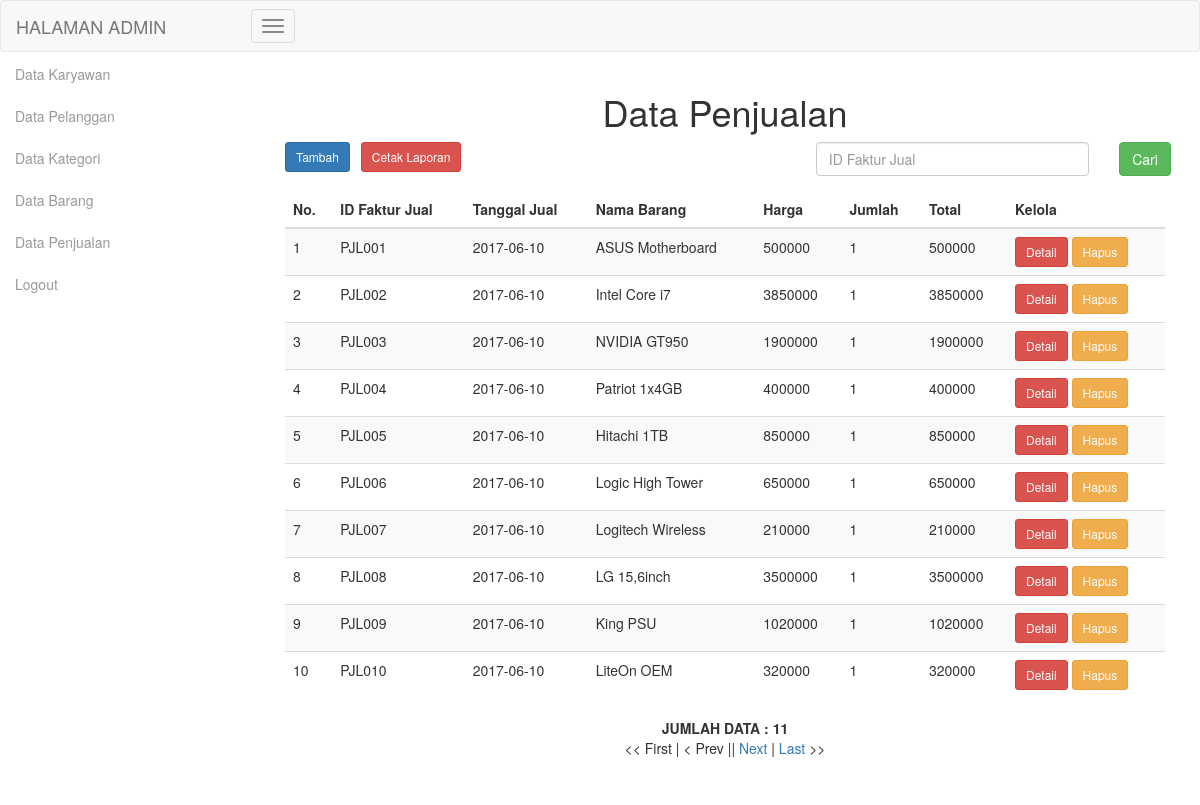
The page /admin/index.php?page=penjualan_tampil (signed in) on the database its author committed.
### tables this page shows
CREATE TABLE IF NOT EXISTS `penjualan` (
  `id_faktur_jual` varchar(15) NOT NULL,
  `tanggal_jual` date DEFAULT NULL,
  `id_karyawan` varchar(15) DEFAULT NULL,
  `id_pelanggan` varchar(15) DEFAULT NULL,
  `id_barang` varchar(15) DEFAULT NULL,
  `harga` decimal(10,0) DEFAULT NULL,
  `jumlah` int(11) DEFAULT NULL,
  `total` decimal(10,0) DEFAULT NULL
);

CREATE TABLE IF NOT EXISTS `barang` (
  `id_barang` varchar(15) NOT NULL DEFAULT '',
  `id_kategori` varchar(15) DEFAULT NULL,
  `nama_barang` varchar(100) DEFAULT NULL,
  `harga` decimal(10,0) DEFAULT NULL,
  `stok` int(11) DEFAULT NULL,
  `foto` text,
  `tanggal_ubah` date DEFAULT NULL,
  `keterangan_barang` varchar(100) DEFAULT NULL
);

### admin/penjualan_tampil.php (the view, shortened to what this page needs)
<!doctype html>
<html lang="id">
	<head>
	</head>
	<body>
		<div class="col-sm-12">
			<h1 style="text-align: center;">Data Penjualan</h1>
			<form class="form-horizontal" name="frmCari" method="post">
				<div class="form-group">
					<div class="col-sm-1">
						<a href="?page=penjualan_tambah" class="btn btn-primary btn-sm">Tambah</a>
					</div>
					<div class="col-sm-3">
						<a href="penjualan_laporan.php" class="btn btn-danger btn-sm" target="_blank">Cetak Laporan</a>
					</div>
					<div class="col-sm-3">
					</div>
					<div class="col-sm-4">
						<input type="text" class="form-control" name="txtCari" placeholder="ID Faktur Jual"/>
					</div>
					<div class="col-sm-1">
						<button type="submit" class="btn btn-success" name="btnCari">Cari</button>
					</div>
				</div>
			</form>
			<div class="table-responsive">
				<table class="table table-striped">
					<thead>
						<tr>
							<th>No.</th>
							<th>ID Faktur Jual</th>
							<th>Tanggal Jual</th>
							<th>Nama Barang</th>
							<th>Harga</th>
							<th>Jumlah</th>
							<th>Total</th>
							<th>Kelola</th>
						</tr>
					</thead>
					<tbody>
						<?php
							$batas = 10;
							if (isset($_GET['hal'])) {
								$hal = ($_GET['hal']);
								$posisi = ($hal-1) *$batas;
							}else{
								$posisi = 0;
								$hal =  1;
							}
							if (isset($_POST['btnCari'])) {
								$sql = mysql_query("SELECT * FROM penjualan WHERE id_faktur_jual LIKE '%".$_POST['txtCari']."%' ORDER BY id_faktur_jual LIMIT $posisi,$batas") or die(mysql_error());
							}else{
								$sql = mysql_query("SELECT * FROM penjualan,karyawan,pelanggan,barang WHERE penjualan.id_karyawan=karyawan.id_karyawan AND penjualan.id_pelanggan=pelanggan.id_pelanggan AND penjualan.id_barang=barang.id_barang ORDER BY id_faktur_jual LIMIT $posisi,$batas") or die (mysql_error());
							}
							$no=1;
							while ($data = mysql_fetch_array($sql)) {
						?>
						<tr>
							<td><?php echo $no; ?></td>
							<td><?php echo $data['id_faktur_jual']; ?></td>
							<td><?php echo $data['tanggal_jual']; ?></td>
							<td><?php echo $data['nama_barang']; ?></td>
							<td><?php echo $data['harga']; ?></td>
							<td><?php echo $data['jumlah']; ?></td>
							<td><?php echo $data['total']; ?></td>
							<td>
								<a href="?page=penjualan_detail&id=<?php echo $data['id_faktur_jual'];?>" class="btn btn-danger btn-sm">Detail</a>
								<a href="?page=penjualan_hapus&id=<?php echo $data['id_faktur_jual']; ?>"
								onclick="return confirm('Hapus data ?');" class="btn btn-warning btn-sm">Hapus</a>
							</td>
						</tr>
							<?php
								$no++;
								}
								$sql2 = mysql_query("SELECT * FROM penjualan") or die (mysql_error());
								$jumlahdata = mysql_num_rows($sql2);
							?>
					</tbody>
				</table>
				<center> <b>JUMLAH DATA : <?php echo $jumlahdata ?></b></center>
				<?php
					$jmlhal = ceil($jumlahdata/$batas);
					$url = "?page=penjualan_tampil";
					echo "<center>";
					if ($hal>1) {
						$previous=$hal-1;
						echo " << <a href=$url&hal=1>First</a> | <a href=$url&hal=$previous>Prev</a> | ";
					} else {
						echo "<< First | < Prev |";
					}
					if ($hal < $jmlhal) {
						$next = $hal+1;
						echo "| <a href=$url&hal=$next> Next</a> | <a href=$url&hal=$jmlhal>Last</a> >> ";
					} else {
						echo " Next > | Last >>";
					}
					echo "</center>";
				?>
			</div>
		</div>
	</body>
</html>

### rows shown on the page
penjualan: id_faktur_jual "PJL001", tanggal_jual "2017-06-10", id_barang.nama_barang "ASUS Motherboard", id_barang.harga "500000", jumlah "1", total "500000"
penjualan: id_faktur_jual "PJL002", tanggal_jual "2017-06-10", id_barang.nama_barang "Intel Core i7", id_barang.harga "3850000", jumlah "1", total "3850000"
penjualan: id_faktur_jual "PJL003", tanggal_jual "2017-06-10", id_barang.nama_barang "NVIDIA GT950", id_barang.harga "1900000", jumlah "1", total "1900000"
penjualan: id_faktur_jual "PJL004", tanggal_jual "2017-06-10", id_barang.nama_barang "Patriot 1x4GB", id_barang.harga "400000", jumlah "1", total "400000"
penjualan: id_faktur_jual "PJL005", tanggal_jual "2017-06-10", id_barang.nama_barang "Hitachi 1TB", id_barang.harga "850000", jumlah "1", total "850000"
penjualan: id_faktur_jual "PJL006", tanggal_jual "2017-06-10", id_barang.nama_barang "Logic High Tower", id_barang.harga "650000", jumlah "1", total "650000"
penjualan: id_faktur_jual "PJL007", tanggal_jual "2017-06-10", id_barang.nama_barang "Logitech Wireless", id_barang.harga "210000", jumlah "1", total "210000"
penjualan: id_faktur_jual "PJL008", tanggal_jual "2017-06-10", id_barang.nama_barang "LG 15,6inch", id_barang.harga "3500000", jumlah "1", total "3500000"
penjualan: id_faktur_jual "PJL009", tanggal_jual "2017-06-10", id_barang.nama_barang "King PSU", id_barang.harga "1020000", jumlah "1", total "1020000"
penjualan: id_faktur_jual "PJL010", tanggal_jual "2017-06-10", id_barang.nama_barang "LiteOn OEM", id_barang.harga "320000", jumlah "1", total "320000"

### other values the page prints
$jumlahdata "11"
